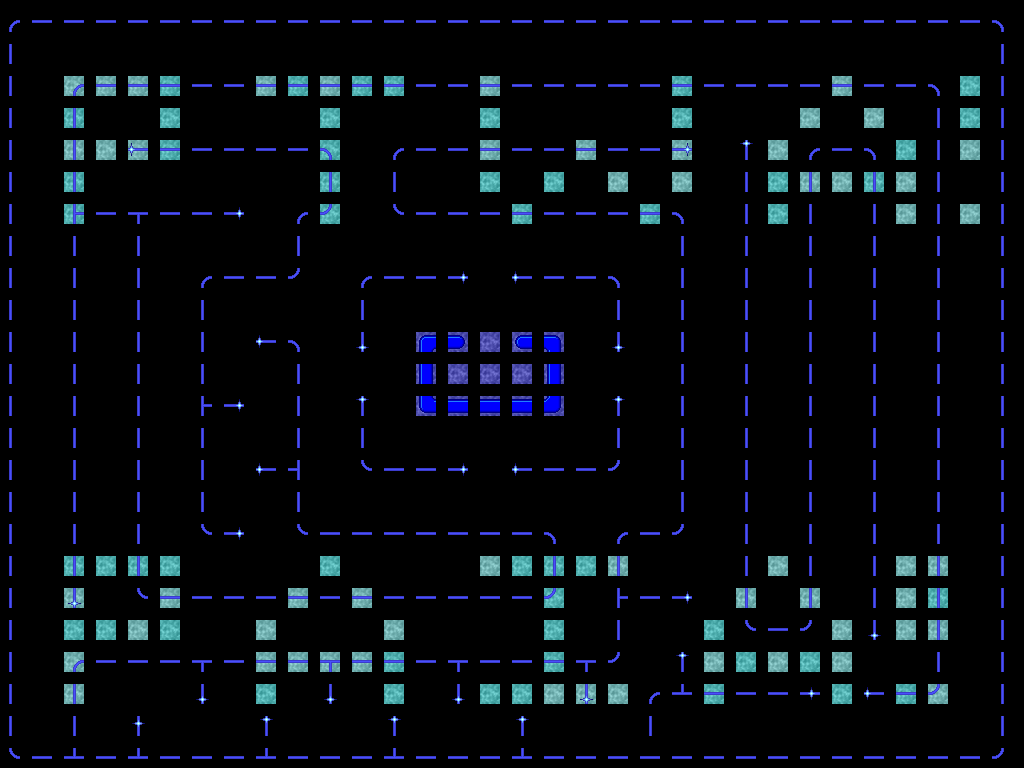

Rendered tile map (Tiled .tmx) drawn with the repository's tilesets; below, a short description and the map source with its tile grids summarised:
An orthogonal 32x24 tile map with 32x32 px tiles, 2 tile layers (ground, Tile Layer 1) and 67 objects (57x wall, 5x point, player, red_ghost, green_ghost, ...).

<map version="1.5" tiledversion="1.7.2" orientation="orthogonal" renderorder="right-down" width="32" height="24" tilewidth="32" tileheight="32" infinite="0" nextlayerid="4" nextobjectid="71">
 <tileset firstgid="1" source="Pac-man Topdown Pack.tsx" />
 <layer id="2" name="ground" width="32" height="24">
  <data>[768 cells, 122 non-empty, 3 distinct tile ids]</data>
 </layer>
 <layer id="1" name="Tile Layer 1" width="32" height="24">
  <data>[768 cells, 405 non-empty, 24 distinct tile ids]</data>
 </layer>
 <objectgroup id="3" name="Object Layer 1">
  <object id="1" name="player" x="494" y="625" />
  <object id="2" name="red_ghost" x="495" y="335" />
  <object id="4" name="green_ghost" x="492" y="368" />
  <object id="5" name="pink_ghost" x="459" y="369" />
  <object id="6" name="orange_ghost" x="526" y="367" />
  <object id="7" name="wall" x="15" y="5" width="979" height="11" />
  <object id="10" name="wall" x="14" y="741" width="979" height="11" />
  <object id="11" name="wall" x="76" y="68" width="869" height="11" />
  <object id="12" name="wall" x="76" y="645" width="537" height="10" />
  <object id="13" name="wall" x="76" y="582" width="476" height="11" />
  <object id="14" name="wall" x="389" y="132" width="303" height="11" />
  <object id="20" name="wall" x="401" y="196" width="286" height="11" />
  <object id="21" name="wall" x="300" y="516" width="259" height="11" />
  <object id="15" name="wall" x="72" y="197.707" width="176" height="8.58537" />
  <object id="16" name="wall" x="359" y="261" width="104" height="9" />
  <object id="18" name="wall" x="361" y="454" width="104" height="7" />
  <object id="19" name="wall" x="515" y="455" width="104" height="6" />
  <object id="22" name="wall" x="812" y="133" width="64" height="11" />
  <object id="23" name="wall" x="749" y="613" width="62" height="11" />
  <object id="37" name="wall" x="300" y="196" width="22" height="11" />
  <object id="24" name="wall" x="861" y="676" width="73" height="11" />
  <object id="25" name="wall" x="614" y="517" width="72" height="11" />
  <object id="17" name="wall" x="518" y="261" width="100" height="7" />
  <object id="8" name="wall" x="998" y="20" width="9" height="724" />
  <object id="9" name="wall" x="5" y="17" width="9" height="724" />
  <object id="26" name="wall" x="69" y="88" width="9" height="511" />
  <object id="32" name="wall" x="294.891" y="335" width="7.21725" height="186" />
  <object id="33" name="wall" x="677" y="212" width="9" height="313" />
  <object id="38" name="wall" x="615" y="276" width="9" height="74" />
  <object id="39" name="wall" x="359" y="276" width="9" height="74" />
  <object id="42" name="wall" x="390" y="138" width="9" height="70" />
  <object id="40" name="wall" x="357" y="388" width="9" height="74" />
  <object id="41" name="wall" x="614" y="385" width="9" height="74" />
  <object id="34" name="wall" x="742" y="128" width="9" height="491" />
  <object id="35" name="wall" x="807" y="144" width="9" height="473" />
  <object id="36" name="wall" x="868" y="149" width="9" height="486" />
  <object id="28" name="wall" x="70" y="655" width="9" height="87" />
  <object id="30" name="wall" x="548" y="535" width="9" height="50" />
  <object id="31" name="wall" x="325" y="154" width="9" height="50" />
  <object id="29" name="wall" x="614" y="537" width="9" height="108" />
  <object id="27" name="wall" x="933" y="83" width="9" height="601" />
  <object id="43" name="wall" x="131.5" y="132" width="205" height="10" />
  <object id="44" name="wall" x="131.666" y="208.5" width="10.6677" height="371" />
  <object id="45" name="wall" x="199.291" y="271.5" width="7.41853" height="249" />
  <object id="46" name="wall" x="212" y="260.5" width="79" height="11" />
  <object id="47" name="wall" x="260.455" y="326.556" width="36.0909" height="6.88889" />
  <object id="48" name="wall" x="206" y="393" width="45.0909" height="6.88889" />
  <object id="49" name="wall" x="258.455" y="456.556" width="40.0909" height="6.88889" />
  <object id="50" name="wall" x="207.955" y="518.556" width="40.0909" height="6.88889" />
  <object id="52" name="wall" x="653.5" y="677" width="171" height="10" />
  <object id="53" name="wall" x="581.48" y="652" width="10.04" height="42" />
  <object id="54" name="wall" x="325.98" y="654" width="10.04" height="42" />
  <object id="55" name="wall" x="451.98" y="659" width="10.04" height="35" />
  <object id="56" name="wall" x="196.98" y="655" width="10.04" height="40" />
  <object id="57" name="wall" x="133.98" y="704" width="10.04" height="37" />
  <object id="58" name="wall" x="261.98" y="704" width="10.04" height="36" />
  <object id="59" name="wall" x="389.98" y="704" width="10.04" height="38" />
  <object id="60" name="wall" x="517.98" y="706" width="10.04" height="36" />
  <object id="61" name="wall" x="645.98" y="688" width="10.04" height="50" />
  <object id="62" name="wall" x="625" y="580.5" width="72" height="11" />
  <object id="63" name="wall" x="293.5" y="208" width="9" height="54" />
  <object id="64" name="wall" x="677.98" y="643" width="10.04" height="42" />
  <object id="65" name="point" x="46" y="41" />
  <object id="66" name="point" x="973" y="41" />
  <object id="68" name="point" x="48" y="720" />
  <object id="69" name="point" x="974" y="719" />
  <object id="70" name="point" x="458" y="611" />
 </objectgroup>
</map>
